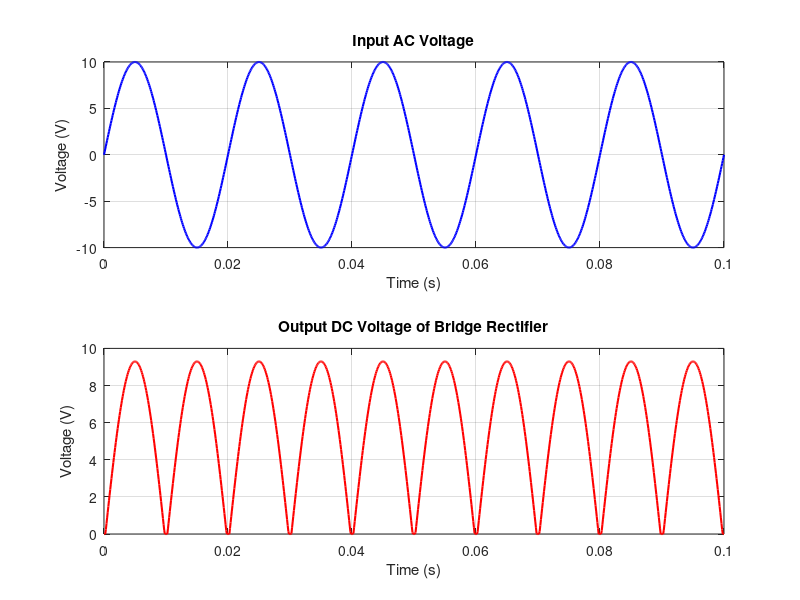

Recreate this plot in MATLAB.
% Parameters
Vm = 10;          % Peak voltage of AC source
f = 50;           % Frequency of AC source (50 Hz)
R_load = 1e3;     % Load resistance (1 kOhm)
D = 0.7;          % Diode forward voltage drop (0.7V)
t = linspace(0, 0.1, 1000);  % Time vector (0 to 0.1 s)

% AC input voltage
Vin = Vm * sin(2 * pi * f * t);

% Output voltage of the bridge rectifier
Vout = abs(Vin) - D;
Vout(Vout < 0) = 0;

% Plot input and output voltages
figure;
subplot(2, 1, 1);
plot(t, Vin, 'b', 'LineWidth', 1.5);
title('Input AC Voltage');
xlabel('Time (s)');
ylabel('Voltage (V)');
grid on;

subplot(2, 1, 2);
plot(t, Vout, 'r', 'LineWidth', 1.5);
title('Output DC Voltage of Bridge Rectifier');
xlabel('Time (s)');
ylabel('Voltage (V)');
grid on;
